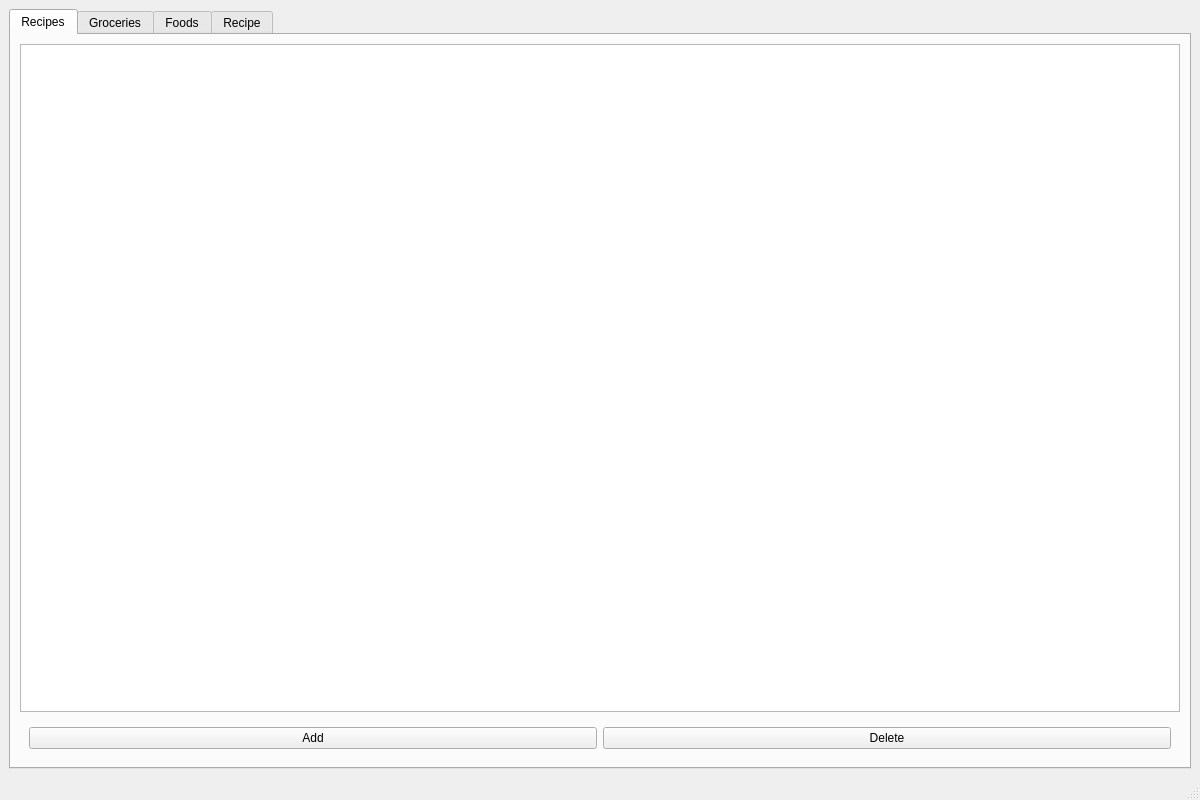
<?xml version="1.0" encoding="UTF-8"?>
<ui version="4.0">
 <class>Tabs</class>
 <widget class="QMainWindow" name="Tabs">
  <property name="geometry">
   <rect>
    <x>0</x>
    <y>0</y>
    <width>1200</width>
    <height>800</height>
   </rect>
  </property>
  <property name="windowTitle">
   <string>Groceries</string>
  </property>
  <widget class="QWidget" name="top">
   <layout class="QVBoxLayout" name="verticalLayout">
    <item>
     <widget class="QTabWidget" name="tabs">
      <property name="currentIndex">
       <number>0</number>
      </property>
      <widget class="QWidget" name="recipesTab">
       <attribute name="title">
        <string>Recipes</string>
       </attribute>
       <layout class="QVBoxLayout" name="verticalLayout_4">
        <item>
         <widget class="QTableView" name="recipesView"/>
        </item>
        <item>
         <widget class="QWidget" name="frame">
          <layout class="QHBoxLayout" name="horizontalLayout_5">
           <item>
            <widget class="QPushButton" name="bAddRecipe">
             <property name="text">
              <string>Add</string>
             </property>
            </widget>
           </item>
           <item>
            <widget class="QPushButton" name="bDeleteRecipe">
             <property name="text">
              <string>Delete</string>
             </property>
            </widget>
           </item>
          </layout>
         </widget>
        </item>
       </layout>
      </widget>
      <widget class="QWidget" name="groceriesTab">
       <attribute name="title">
        <string>Groceries</string>
       </attribute>
       <layout class="QHBoxLayout" name="horizontalLayout">
        <item>
         <widget class="QGroupBox" name="groupBox">
          <property name="title">
           <string>Planned Recipes</string>
          </property>
          <layout class="QVBoxLayout" name="verticalLayout_2">
           <item>
            <widget class="QLineEdit" name="lineEdit">
             <property name="placeholderText">
              <string>Add: &lt;name&gt;</string>
             </property>
            </widget>
           </item>
           <item>
            <widget class="QListView" name="plannedView"/>
           </item>
           <item>
            <widget class="QWidget" name="widget_4" native="true">
             <layout class="QHBoxLayout" name="horizontalLayout_4">
              <item>
               <widget class="QPushButton" name="bDeletePlanned">
                <property name="text">
                 <string>Delete</string>
                </property>
               </widget>
              </item>
              <item>
               <widget class="QPushButton" name="bClearPlanned">
                <property name="text">
                 <string>Clear</string>
                </property>
               </widget>
              </item>
             </layout>
            </widget>
           </item>
          </layout>
         </widget>
        </item>
        <item>
         <widget class="QGroupBox" name="groupBox_2">
          <property name="title">
           <string>Generated List</string>
          </property>
          <layout class="QVBoxLayout" name="verticalLayout_3">
           <item>
            <widget class="QLineEdit" name="leGrocery">
             <property name="placeholderText">
              <string>Add: &lt;quantity&gt; [&lt;unit&gt;] &lt;name&gt;</string>
             </property>
            </widget>
           </item>
           <item>
            <widget class="QTableView" name="groceriesView"/>
           </item>
           <item>
            <widget class="QWidget" name="widget_3" native="true">
             <layout class="QHBoxLayout" name="horizontalLayout_3">
              <item>
               <widget class="QPushButton" name="bResetGroceries">
                <property name="text">
                 <string>Reset</string>
                </property>
               </widget>
              </item>
              <item>
               <widget class="QPushButton" name="bClearGroceries">
                <property name="text">
                 <string>Clear</string>
                </property>
               </widget>
              </item>
             </layout>
            </widget>
           </item>
          </layout>
         </widget>
        </item>
       </layout>
      </widget>
      <widget class="QWidget" name="foodsTab">
       <attribute name="title">
        <string>Foods</string>
       </attribute>
       <layout class="QVBoxLayout" name="verticalLayout_5">
        <item>
         <widget class="QLineEdit" name="leFood">
          <property name="placeholderText">
           <string>Add: &lt;name&gt;</string>
          </property>
         </widget>
        </item>
        <item>
         <widget class="QTableView" name="foodsView"/>
        </item>
       </layout>
      </widget>
      <widget class="QWidget" name="recipeTab">
       <attribute name="title">
        <string>Recipe</string>
       </attribute>
       <layout class="QHBoxLayout" name="horizontalLayout_2">
        <item>
         <widget class="QGroupBox" name="editRecipeControls">
          <property name="title">
           <string>Edit</string>
          </property>
          <layout class="QVBoxLayout" name="verticalLayout_6">
           <item>
            <widget class="QLineEdit" name="leRecipeTitle">
             <property name="placeholderText">
              <string>Title</string>
             </property>
            </widget>
           </item>
           <item>
            <widget class="QLineEdit" name="leRecipeStep">
             <property name="placeholderText">
              <string>Add Ingredient: &lt;quantity&gt; [&lt;unit&gt;] &lt;name&gt;</string>
             </property>
            </widget>
           </item>
           <item>
            <widget class="QLineEdit" name="leRecipeIngredient">
             <property name="placeholderText">
              <string>Add Step</string>
             </property>
            </widget>
           </item>
           <item>
            <spacer name="editRecipeControlsSpacer">
             <property name="orientation">
              <enum>Qt::Vertical</enum>
             </property>
             <property name="sizeHint" stdset="0">
              <size>
               <width>20</width>
               <height>40</height>
              </size>
             </property>
            </spacer>
           </item>
           <item>
            <widget class="QPushButton" name="bSubmitRecipe">
             <property name="text">
              <string>Submit</string>
             </property>
            </widget>
           </item>
           <item>
            <widget class="QPushButton" name="bClearRecipe">
             <property name="text">
              <string>Clear</string>
             </property>
            </widget>
           </item>
           <item>
            <widget class="QPushButton" name="bCancelRecipe">
             <property name="text">
              <string>Cancel</string>
             </property>
            </widget>
           </item>
          </layout>
         </widget>
        </item>
        <item>
         <layout class="QVBoxLayout" name="recipeViewContainerLayout">
          <item>
           <widget class="QTableView" name="recipeView"/>
          </item>
          <item>
           <widget class="QPushButton" name="bEditRecipe">
            <property name="text">
             <string>Edit</string>
            </property>
           </widget>
          </item>
         </layout>
        </item>
       </layout>
      </widget>
     </widget>
    </item>
   </layout>
  </widget>
  <widget class="QMenuBar" name="menubar">
   <property name="geometry">
    <rect>
     <x>0</x>
     <y>0</y>
     <width>1200</width>
     <height>22</height>
    </rect>
   </property>
  </widget>
  <widget class="QStatusBar" name="statusbar"/>
 </widget>
 <resources/>
 <connections/>
</ui>
